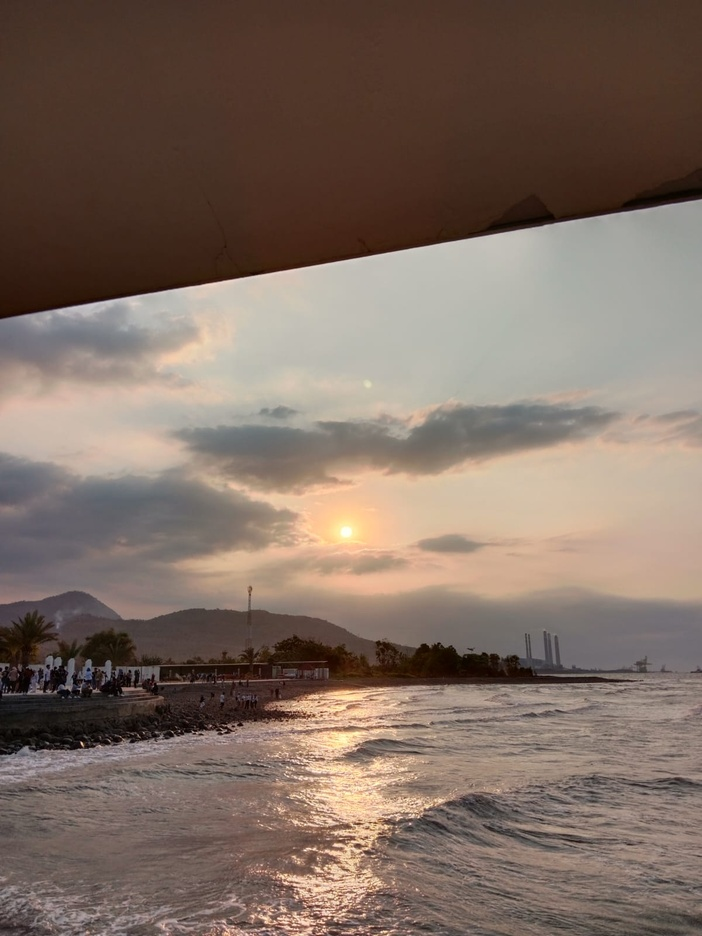
#> input picture 1.jpg, 702 x 936 px, shrunk from 1200 x 1600 before the run, found by its file name
$ python segmentation.py   (older library calls are emulated)
#> lines starting #> are read from the running program, lines starting #| are printed output that depends on the picture; after the words box and inside, x2 and y2 are one past the last pixel; in counts of white or black regions, pixels touching at a corner belong together
import cv2
import numpy as np
import matplotlib.pyplot as plt


def edge_detection(image):
    if image is None:
        print("Error: The image could not be loaded.")
        return None, None, None


    edges_roberts = cv2.Canny(image, 50, 150)


    edges_canny = cv2.Canny(image, 100, 200)


    edges_sobel_x = cv2.Sobel(image, cv2.CV_64F, 1, 0, ksize=5)
    edges_sobel_y = cv2.Sobel(image, cv2.CV_64F, 0, 1, ksize=5)
    edges_sobel = np.sqrt(edges_sobel_x**2 + edges_sobel_y**2)

    return edges_roberts, edges_canny, edges_sobel


def image_segmentation(image):
    if image is None:
        print("Error: The image could not be loaded.")
        return None


    gray_image = cv2.cvtColor(image, cv2.COLOR_BGR2GRAY)


    _, binary_image = cv2.threshold(gray_image, 128, 255, cv2.THRESH_BINARY)

    return binary_image


image1 = cv2.imread('location/1.jpg')
#> image1 is the input picture: shape (936, 702, 3); mean B, G, R 98.4, 109.4, 127
image2 = cv2.imread('location/2.jpg')
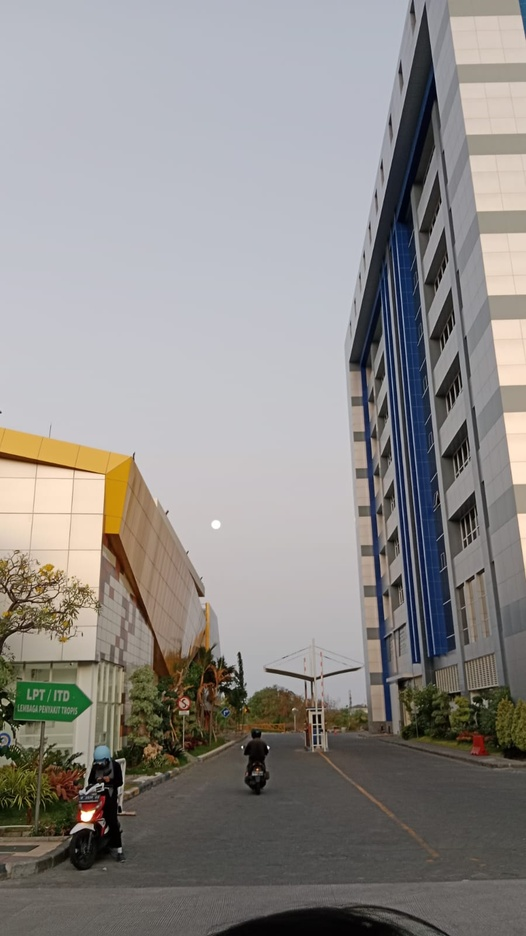
#> input picture 2.jpg, 526 x 936 px, shrunk from 900 x 1600 before the run, found by its file name
#> image2 is the input picture: shape (936, 526, 3); mean B, G, R 137.3, 139.4, 142.5
image3 = cv2.imread('location/3.jpg')
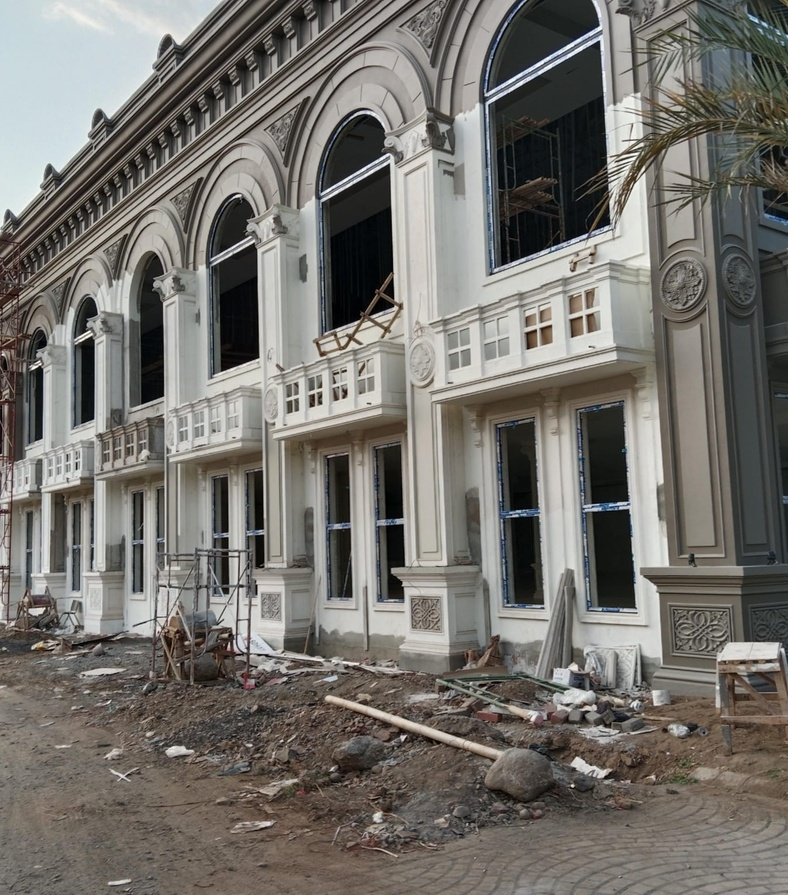
#> input picture 3.jpg, 788 x 895 px, shrunk from 1348 x 1530 before the run, found by its file name
#> image3 is the input picture: shape (895, 788, 3); mean B, G, R 109, 114.1, 116.9


if image1 is None:
    print("Error: Unable to load image1")
if image2 is None:
    print("Error: Unable to load image2")
if image3 is None:
    print("Error: Unable to load image3")


if image1 is not None:
    edges1_roberts, edges1_canny, edges1_sobel = edge_detection(image1)
#> in edge_detection, `edges_roberts = cv2.Canny(image, 50, 150)`:
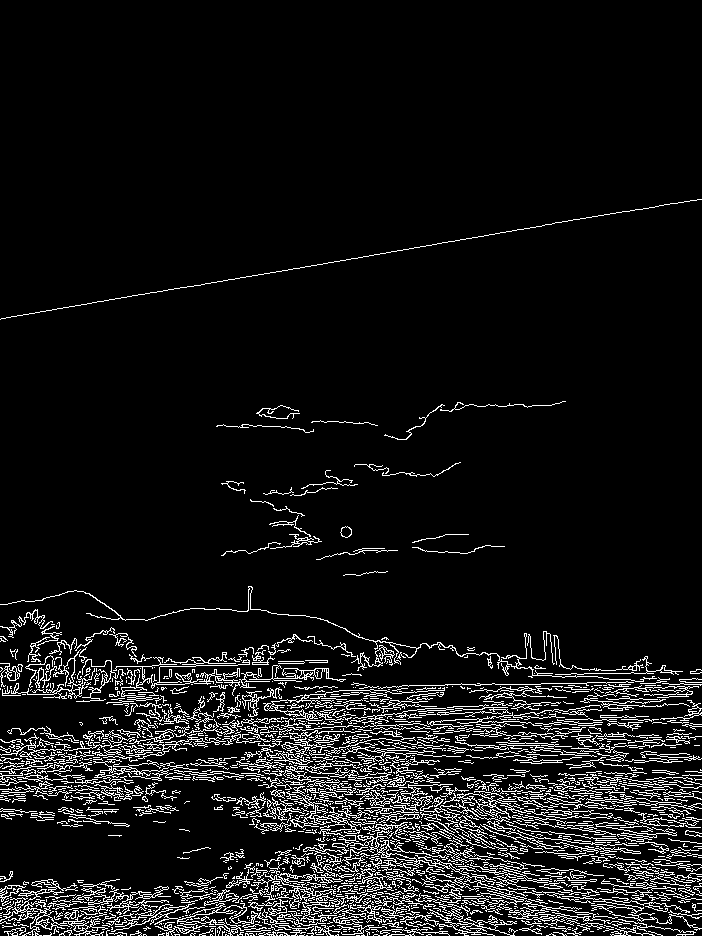
#> edges_roberts: shape (936, 702); 8.1% white in thin lines or dots, all inside (x1, y1, x2, y2) = (0, 199, 702, 936)
    segmented_image1 = image_segmentation(image1)
#> in image_segmentation, `_, binary_image = cv2.threshold(gray_image, 128, 255, cv2.THRESH_BINARY)`: binary_image: shape (936, 702); 39.8% white; 1109 white regions (1008 under 20 px), largest, box (x1, y1, x2, y2) and area: (0, 200, 702, 617) 200390, (0, 685, 702, 924) 43332, (505, 792, 702, 876) 4748

if image2 is not None:
    edges2_roberts, edges2_canny, edges2_sobel = edge_detection(image2)
#> in edge_detection (call 2), `edges_roberts = cv2.Canny(image, 50, 150)`: edges_roberts: shape (936, 526); 8.3% white in thin lines or dots
#> in edge_detection (call 2), `edges_canny = cv2.Canny(image, 100, 200)`: edges_canny: shape (936, 526); 7% white in thin lines or dots
    segmented_image2 = image_segmentation(image2)
#> in image_segmentation (call 2), `_, binary_image = cv2.threshold(gray_image, 128, 255, cv2.THRESH_BINARY)`: binary_image: shape (936, 526); 60.7% white; 212 black regions (178 under 20 px), largest, box (x1, y1, x2, y2) and area: (0, 1, 526, 936) 189942, (481, 387, 503, 437) 486, (0, 452, 103, 474) 461

if image3 is not None:
    edges3_roberts, edges3_canny, edges3_sobel = edge_detection(image3)
#> in edge_detection (call 3), `edges_roberts = cv2.Canny(image, 50, 150)`: edges_roberts: shape (895, 788); 21% white in thin lines or dots
#> in edge_detection (call 3), `edges_canny = cv2.Canny(image, 100, 200)`: edges_canny: shape (895, 788); 16.1% white in thin lines or dots
#> in edge_detection (call 3), `edges_sobel_y = cv2.Sobel(image, cv2.CV_64F, 0, 1, ksize=5)`:
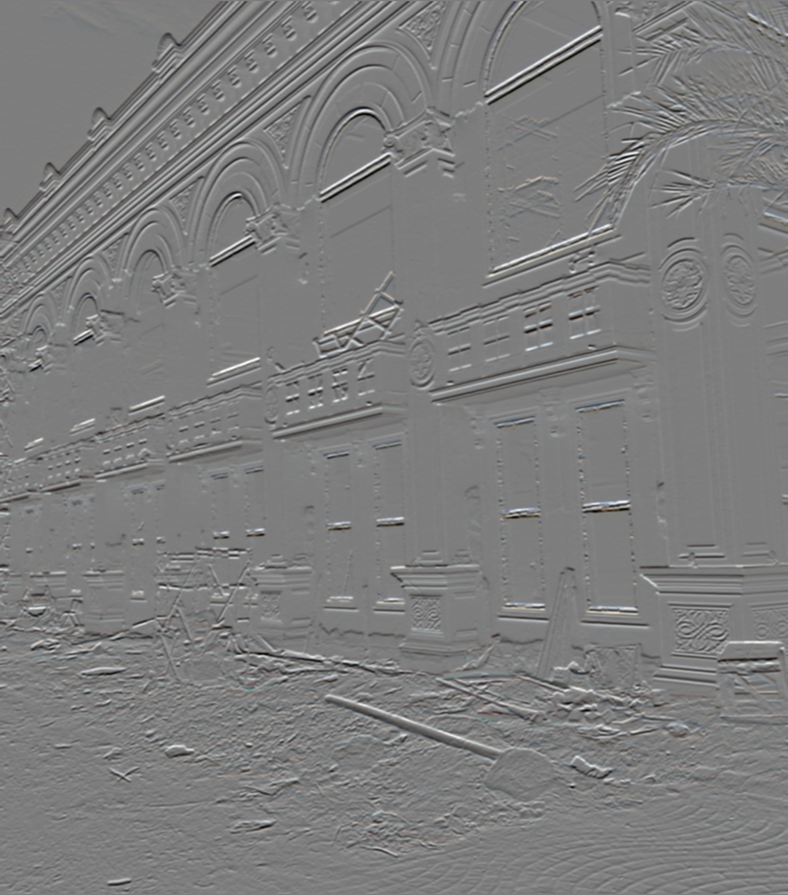
#> edges_sobel_y: shape (895, 788, 3) float64; mean B, G, R -2.8, -2.2, -0.8; drawn with min black and max white
#> in edge_detection (call 3), `edges_sobel = np.sqrt(edges_sobel_x**2 + edges_sobel_y**2)`:
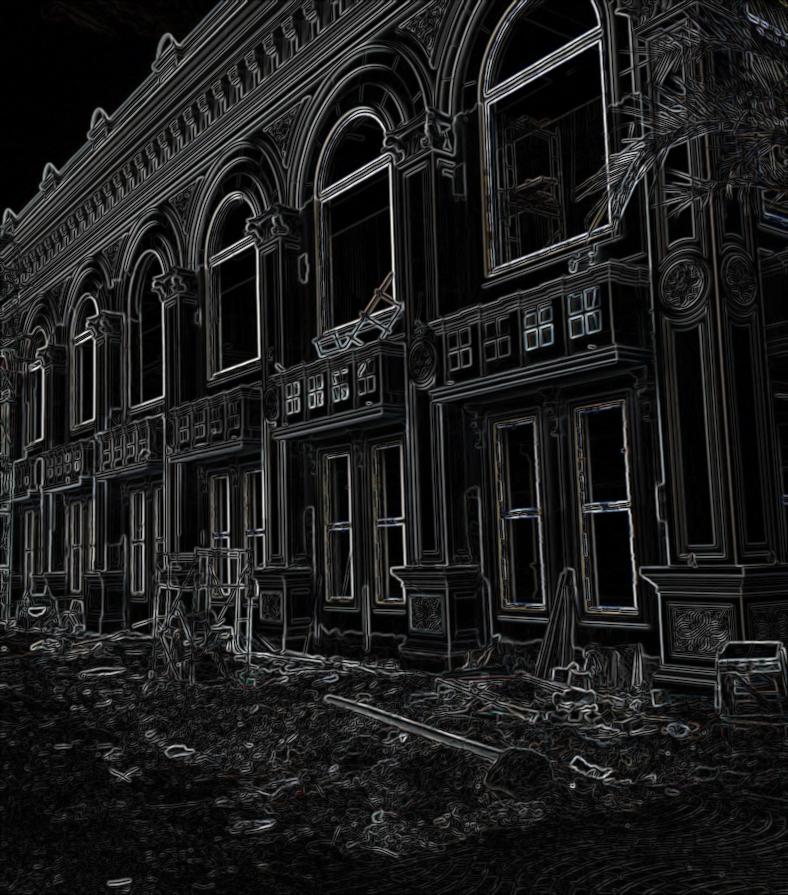
#> edges_sobel: shape (895, 788, 3) float64; mean B, G, R 1190.4, 1190.2, 1186.8; drawn with min black and max white
    segmented_image3 = image_segmentation(image3)
#> in image_segmentation (call 3), `_, binary_image = cv2.threshold(gray_image, 128, 255, cv2.THRESH_BINARY)`:
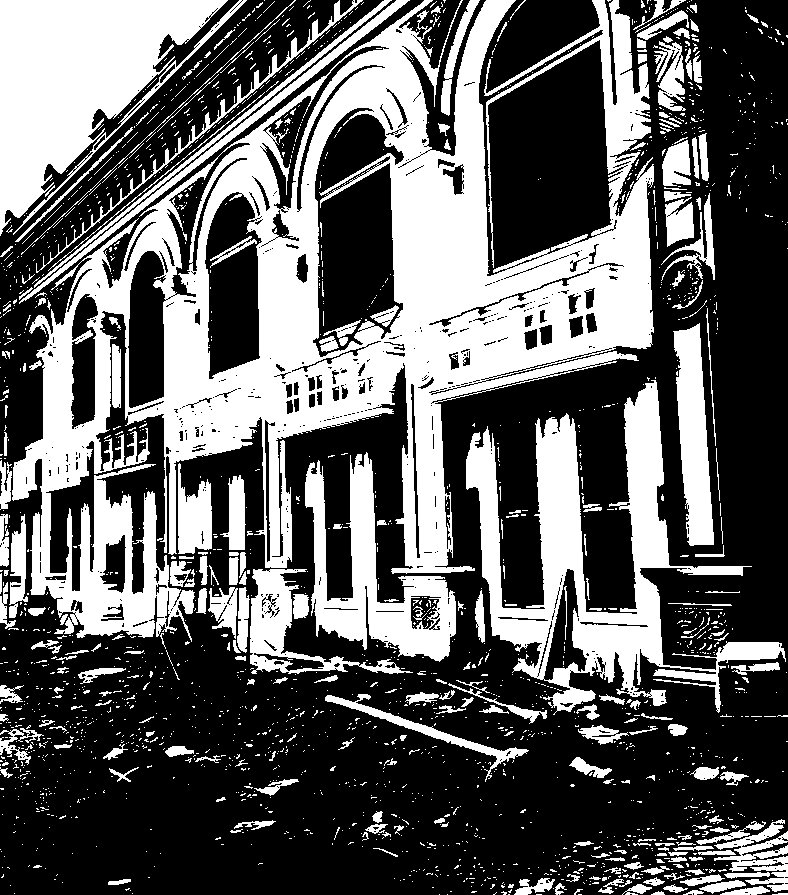
#> binary_image: shape (895, 788); 37.6% white; 2142 white regions (1881 under 20 px), largest, box (x1, y1, x2, y2) and area: (12, 0, 654, 642) 136504, (466, 380, 786, 715) 28982, (0, 0, 228, 236) 26046


plt.figure(figsize=(12, 12))

if image1 is not None:
    plt.subplot(3, 4, 1), plt.imshow(edges1_roberts, cmap='gray'), plt.title('Edges (Roberts) 1')
    plt.subplot(3, 4, 2), plt.imshow(edges1_canny, cmap='gray'), plt.title('Edges (Canny) 1')
    plt.subplot(3, 4, 3), plt.imshow(edges1_sobel, cmap='gray'), plt.title('Edges (Sobel) 1')
    plt.subplot(3, 4, 4), plt.imshow(segmented_image1, cmap='gray'), plt.title('Segmentation 1')

if image2 is not None:
    plt.subplot(3, 4, 5), plt.imshow(edges2_roberts, cmap='gray'), plt.title('Edges (Roberts) 2')
    plt.subplot(3, 4, 6), plt.imshow(edges2_canny, cmap='gray'), plt.title('Edges (Canny) 2')
    plt.subplot(3, 4, 7), plt.imshow(edges2_sobel, cmap='gray'), plt.title('Edges (Sobel) 2')
    plt.subplot(3, 4, 8), plt.imshow(segmented_image2, cmap='gray'), plt.title('Segmentation 2')

if image3 is not None:
    plt.subplot(3, 4, 9), plt.imshow(edges3_roberts, cmap='gray'), plt.title('Edges (Roberts) 3')
    plt.subplot(3, 4, 10), plt.imshow(edges3_canny, cmap='gray'), plt.title('Edges (Canny) 3')
    plt.subplot(3, 4, 11), plt.imshow(edges3_sobel, cmap='gray'), plt.title('Edges (Sobel) 3')
    plt.subplot(3, 4, 12), plt.imshow(segmented_image3, cmap='gray'), plt.title('Segmentation 3')

plt.show()
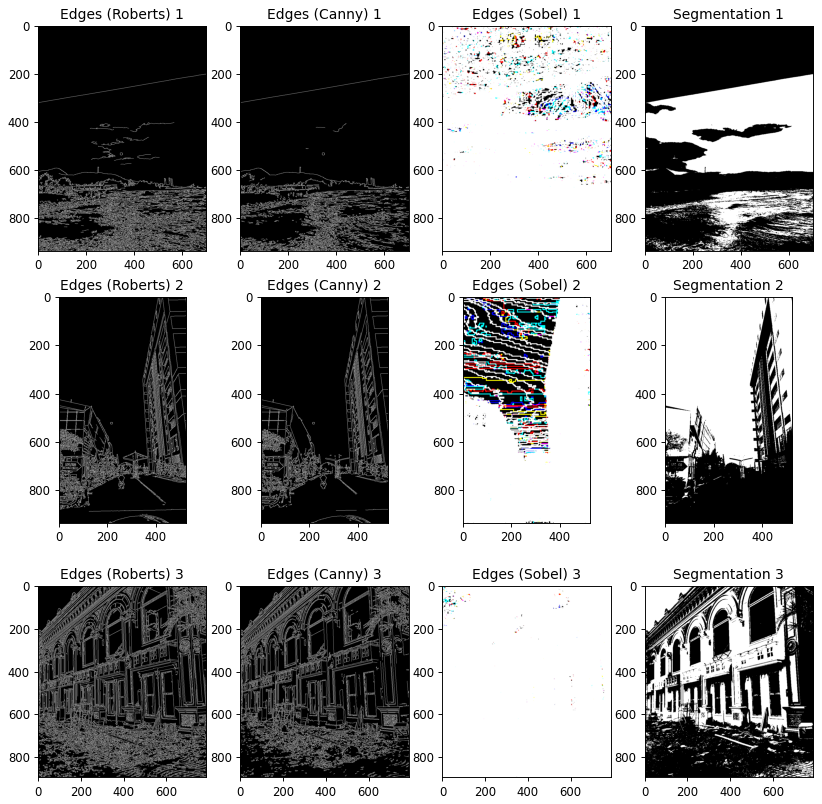
#> figure drawn by matplotlib, 12 panels; B, G, R data is drawn as R, G, B
